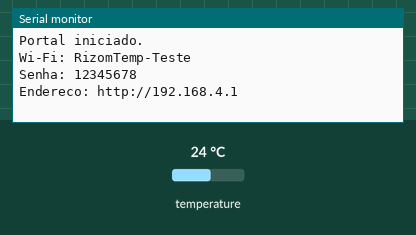
Bench run of a sketch on a simulated ESP8266 (Wemos D1 mini). Shown: the last lines printed to the serial monitor. Inputs (shaded band) come from the test bench; at power-on: temperature 24 °C.

Above: at 2.2 s.
2.3 s: temperature set to 12 °C
At 4.3 s:
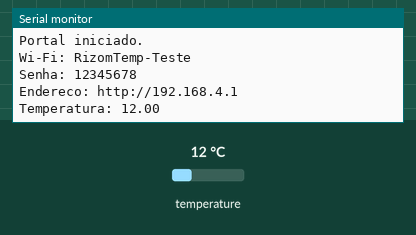
6.2 s: temperature set to 19 °C
At 7.3 s:
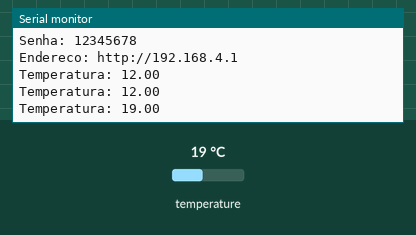

Measured:
- after the input at 2.3 s, the serial monitor: prints a new line after 0.46 s (image 1)
- after the input at 6.2 s, the serial monitor: prints a new line after 0.56 s (image 2)

The sketch:

wemos_portal_temperatura_simples.ino
```cpp
/*
 * Portal simples de temperatura para Wemos D1 mini / ESP8266
 *
 * Hardware sugerido:
 *   - Wemos D1 mini
 *   - Sensor DS18B20
 *   - Resistor 4.7k entre DATA e 3V3
 *
 * Ligacao:
 *   DS18B20 VCC  -> 3V3
 *   DS18B20 GND  -> GND
 *   DS18B20 DATA -> D5 / GPIO14
 *
 * Como usar:
 *   1. Grave este sketch no Wemos D1 mini.
 *   2. Conecte no Wi-Fi "RizomTemp-Teste".
 *   3. Abra http://192.168.4.1 no navegador.
 */

#include <ESP8266WiFi.h>
#include <ESP8266WebServer.h>
#include <OneWire.h>
#include <DallasTemperature.h>

#define PIN_SENSOR 14  // D5 no Wemos D1 mini

const char* AP_SSID = "RizomTemp-Teste";
const char* AP_PASS = "12345678";

OneWire oneWire(PIN_SENSOR);
DallasTemperature sensor(&oneWire);
ESP8266WebServer server(80);

float ultimaTemperatura = NAN;
bool sensorOk = false;
unsigned long ultimaLeituraMs = 0;

void lerTemperatura() {
  sensor.requestTemperatures();
  float temp = sensor.getTempCByIndex(0);

  if (temp == DEVICE_DISCONNECTED_C || temp < -100 || temp > 125) {
    sensorOk = false;
    ultimaTemperatura = NAN;
    return;
  }

  sensorOk = true;
  ultimaTemperatura = temp;
}

String temperaturaTexto() {
  if (!sensorOk || isnan(ultimaTemperatura)) {
    return "--";
  }
  return String(ultimaTemperatura, 2);
}

void handlePagina() {
  String html = R"HTML(
<!doctype html>
<html lang="pt-BR">
<head>
  <meta charset="utf-8">
  <meta name="viewport" content="width=device-width, initial-scale=1">
  <title>RizomTemp Teste</title>
  <style>
    * { box-sizing: border-box; }
    body {
      margin: 0;
      min-height: 100vh;
      display: grid;
      place-items: center;
      background: #f3f5f7;
      color: #17202a;
      font-family: Arial, sans-serif;
      padding: 20px;
    }
    main {
      width: 100%;
      max-width: 380px;
      background: white;
      border: 1px solid #dde3ea;
      border-radius: 8px;
      padding: 24px;
      box-shadow: 0 8px 28px rgba(20, 28, 38, .08);
    }
    h1 {
      margin: 0 0 6px;
      font-size: 22px;
    }
    .sub {
      margin: 0 0 24px;
      color: #667085;
      font-size: 14px;
    }
    .temp {
      display: flex;
      align-items: baseline;
      gap: 8px;
      margin-bottom: 12px;
    }
    #valor {
      font-size: 56px;
      line-height: 1;
      font-weight: 700;
    }
    .unidade {
      font-size: 24px;
      font-weight: 700;
    }
    .status {
      display: inline-flex;
      align-items: center;
      min-height: 28px;
      padding: 6px 10px;
      border-radius: 6px;
      background: #eef6ff;
      color: #175cd3;
      font-size: 13px;
    }
    .erro {
      background: #fff1f3;
      color: #c01048;
    }
    footer {
      margin-top: 22px;
      color: #667085;
      font-size: 12px;
    }
  </style>
</head>
<body>
  <main>
    <h1>RizomTemp</h1>
    <p class="sub">Portal local do Wemos D1 mini</p>

    <section class="temp">
      <span id="valor">--</span>
      <span class="unidade">&deg;C</span>
    </section>

    <div id="status" class="status">Conectando...</div>

    <footer>
      Atualiza automaticamente a cada 2 segundos.
    </footer>
  </main>

  <script>
    async function atualizar() {
      const status = document.getElementById('status');
      const valor = document.getElementById('valor');

      try {
        const resposta = await fetch('/api/temperatura', { cache: 'no-store' });
        const dados = await resposta.json();

        if (dados.sensorOk) {
          valor.textContent = Number(dados.temperatura).toFixed(2);
          status.textContent = 'Sensor online';
          status.className = 'status';
        } else {
          valor.textContent = '--';
          status.textContent = 'Sensor nao detectado';
          status.className = 'status erro';
        }
      } catch (erro) {
        status.textContent = 'Falha ao ler o Wemos';
        status.className = 'status erro';
      }
    }

    atualizar();
    setInterval(atualizar, 2000);
  </script>
</body>
</html>
)HTML";

  server.send(200, "text/html; charset=utf-8", html);
}

void handleApiTemperatura() {
  String json = "{";
  json += "\"sensorOk\":";
  json += sensorOk ? "true" : "false";
  json += ",\"temperatura\":";
  json += sensorOk ? String(ultimaTemperatura, 2) : "null";
  json += ",\"uptimeMs\":";
  json += String(millis());
  json += "}";

  server.sendHeader("Access-Control-Allow-Origin", "*");
  server.send(200, "application/json", json);
}

void setup() {
  Serial.begin(115200);
  delay(300);

  sensor.begin();
  lerTemperatura();

  WiFi.mode(WIFI_AP);
  WiFi.softAP(AP_SSID, AP_PASS);

  server.on("/", handlePagina);
  server.on("/api/temperatura", handleApiTemperatura);
  server.begin();

  Serial.println();
  Serial.println("Portal iniciado.");
  Serial.print("Wi-Fi: ");
  Serial.println(AP_SSID);
  Serial.print("Senha: ");
  Serial.println(AP_PASS);
  Serial.print("Endereco: http://");
  Serial.println(WiFi.softAPIP());
}

void loop() {
  server.handleClient();

  if (millis() - ultimaLeituraMs >= 2000) {
    ultimaLeituraMs = millis();
    lerTemperatura();

    Serial.print("Temperatura: ");
    Serial.println(temperaturaTexto());
  }
}
```
